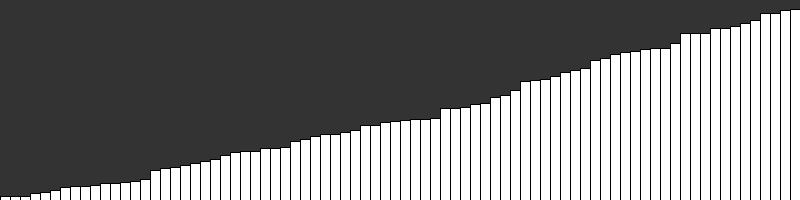
Frame 1 (no input)
Frame 60 (the mouse pressed at the canvas centre just before this capture): identical to frame 1, image omitted
Frame 120 (the mouse held since frame 60 and released just before this capture): identical to frame 1, image omitted

The Processing sketch that drew this single still picture (run headless with seeded random() and noise(); from frame 60 on, the mouse is pressed at the canvas centre):

// Processing sketch: quick_Sort
// ── quick_Sort.pde
int i = 0, w = 10;
public static float[] values;

void setup() {
  size(800, 200);
  values = new float[(floor(width/w))];

  for (int a = 0; a < values.length; a++) {
    values[a] = random(height);
  }
  frameRate(5);
  quickSort(values, 0, values.length-1);
}

void draw() {
  background(51);

  for (int a = 0; a < values.length; a++) {
    stroke(0);
    fill(255);
    rect(a*w, height-values[a], w, values[a]);
  }
}








void swap(float[] values, int a, int b) {
  float temp = values[a];
  values[a] = values[b];
  values[b] = temp;
} 

void quickSort(float[] values, int start, int end) {
  if (start >= end) {
    return;
  }

  int index = partition(values, start, end);

  quickSort(values, start, index-1);
  quickSort(values, index+1, end);
}

int partition(float[] values, int start, int end) {
  int pivotIndex = start;
  float pivotValue = values[end];
  for (int i = start; i < end; i++) {
    if (values[i] < pivotValue) {
      swap(values, i, pivotIndex);
      pivotIndex++;
    }
  }
  swap(values, pivotIndex, end);
  return pivotIndex;
}
